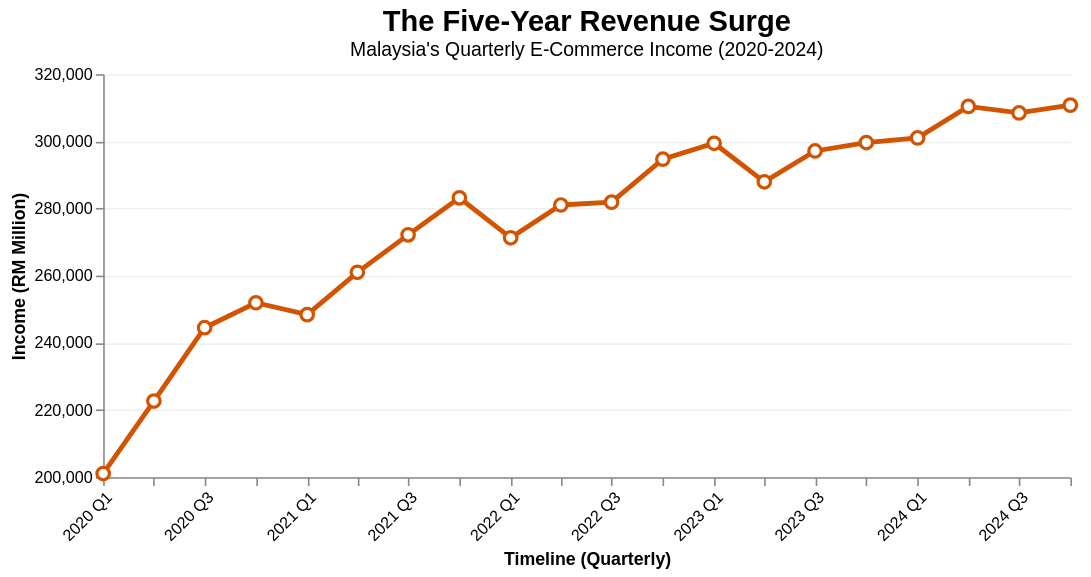

Vega-Lite specification stored for this chart:
### Vega-Lite specification from a JSON file in a GitHub repository (floating-point values rounded to 4 significant figures)
{"$schema": "https://vega.github.io/schema/vega-lite/v5.json", "width": 600, "height": 250, "title": {"text": "The Five-Year Revenue Surge", "subtitle": "Malaysia's Quarterly E-Commerce Income (2020-2024)", "fontSize": 18, "subtitleFontSize": 12}, "data": {"values": [{"Date": "2020-01-01", "Year": 2020, "Quarter": "Q1", "Income_RM_Million": 201100.0}, {"Date": "2020-04-01", "Year": 2020, "Quarter": "Q2", "Income_RM_Million": 222700.0}, {"Date": "2020-07-01", "Year": 2020, "Quarter": "Q3", "Income_RM_Million": 244500.0}, {"Date": "2020-10-01", "Year": 2020, "Quarter": "Q4", "Income_RM_Million": 251900.0}, {"Date": "2021-01-01", "Year": 2021, "Quarter": "Q1", "Income_RM_Million": 248400.0}, {"Date": "2021-04-01", "Year": 2021, "Quarter": "Q2", "Income_RM_Million": 261000.0}, {"Date": "2021-07-01", "Year": 2021, "Quarter": "Q3", "Income_RM_Million": 272200.0}, {"Date": "2021-10-01", "Year": 2021, "Quarter": "Q4", "Income_RM_Million": 283200.0}, {"Date": "2022-01-01", "Year": 2022, "Quarter": "Q1", "Income_RM_Million": 271300.0}, {"Date": "2022-04-01", "Year": 2022, "Quarter": "Q2", "Income_RM_Million": 281000.0}, {"Date": "2022-07-01", "Year": 2022, "Quarter": "Q3", "Income_RM_Million": 281900.0}, {"Date": "2022-10-01", "Year": 2022, "Quarter": "Q4", "Income_RM_Million": 294700.0}, {"Date": "2023-01-01", "Year": 2023, "Quarter": "Q1", "Income_RM_Million": 299400.0}, {"Date": "2023-04-01", "Year": 2023, "Quarter": "Q2", "Income_RM_Million": 287900.0}, {"Date": "2023-07-01", "Year": 2023, "Quarter": "Q3", "Income_RM_Million": 297100.0}, {"Date": "2023-10-01", "Year": 2023, "Quarter": "Q4", "Income_RM_Million": 299600.0}, {"Date": "2024-01-01", "Year": 2024, "Quarter": "Q1", "Income_RM_Million": 301000.0}, {"Date": "2024-04-01", "Year": 2024, "Quarter": "Q2", "Income_RM_Million": 310400.0}, {"Date": "2024-07-01", "Year": 2024, "Quarter": "Q3", "Income_RM_Million": 308500.0}, {"Date": "2024-10-01", "Year": 2024, "Quarter": "Q4", "Income_RM_Million": 310800.0}]}, "mark": {"type": "line", "point": {"filled": true, "fill": "white", "stroke": "#d35400", "strokeWidth": 2, "size": 60}, "color": "#d35400", "strokeWidth": 3}, "encoding": {"x": {"field": "Date", "type": "temporal", "axis": {"title": "Timeline (Quarterly)", "format": "%Y Q%q", "labelAngle": -45, "tickCount": 20, "grid": false}}, "y": {"field": "Income_RM_Million", "type": "quantitative", "scale": {"zero": false}, "axis": {"title": "Income (RM Million)", "gridColor": "#ecf0f1"}}, "tooltip": [{"field": "Year", "type": "ordinal"}, {"field": "Quarter", "type": "nominal"}, {"field": "Income_RM_Million", "type": "quantitative", "title": "Income (RM Mil)", "format": ",.0f"}]}, "config": {"view": {"stroke": "transparent"}}}
